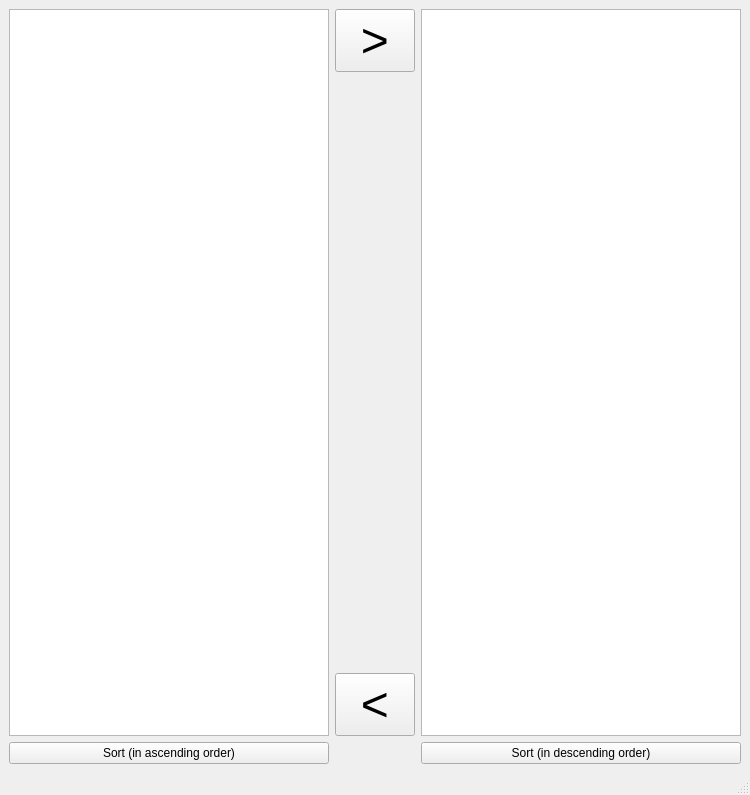
<?xml version="1.0" encoding="UTF-8"?>
<ui version="4.0">
 <class>MainWindow</class>
 <widget class="QMainWindow" name="MainWindow">
  <property name="geometry">
   <rect>
    <x>0</x>
    <y>0</y>
    <width>750</width>
    <height>795</height>
   </rect>
  </property>
  <property name="windowTitle">
   <string>MainWindow</string>
  </property>
  <widget class="QWidget" name="centralwidget">
   <layout class="QVBoxLayout" name="verticalLayout">
    <item>
     <layout class="QGridLayout" name="glInterface">
      <property name="sizeConstraint">
       <enum>QLayout::SetNoConstraint</enum>
      </property>
      <item row="2" column="2">
       <widget class="QListWidget" name="lwRight"/>
      </item>
      <item row="3" column="0">
       <widget class="QPushButton" name="pbLeftSort">
        <property name="text">
         <string>Sort (in ascending order)</string>
        </property>
       </widget>
      </item>
      <item row="2" column="1">
       <layout class="QVBoxLayout" name="vlButtons">
        <property name="sizeConstraint">
         <enum>QLayout::SetMinAndMaxSize</enum>
        </property>
        <item>
         <widget class="QPushButton" name="pbToRight">
          <property name="font">
           <font>
            <family>Segoe UI Historic</family>
            <pointsize>36</pointsize>
           </font>
          </property>
          <property name="text">
           <string>&gt;</string>
          </property>
         </widget>
        </item>
        <item>
         <spacer name="verticalSpacer">
          <property name="orientation">
           <enum>Qt::Vertical</enum>
          </property>
          <property name="sizeHint" stdset="0">
           <size>
            <width>20</width>
            <height>40</height>
           </size>
          </property>
         </spacer>
        </item>
        <item>
         <widget class="QPushButton" name="pbToLeft">
          <property name="font">
           <font>
            <family>Segoe UI Historic</family>
            <pointsize>36</pointsize>
           </font>
          </property>
          <property name="text">
           <string>&lt;</string>
          </property>
         </widget>
        </item>
       </layout>
      </item>
      <item row="3" column="2">
       <widget class="QPushButton" name="pbRightSort">
        <property name="text">
         <string>Sort (in descending order)</string>
        </property>
       </widget>
      </item>
      <item row="2" column="0">
       <widget class="QListWidget" name="lwLeft"/>
      </item>
     </layout>
    </item>
   </layout>
  </widget>
  <widget class="QMenuBar" name="menubar">
   <property name="geometry">
    <rect>
     <x>0</x>
     <y>0</y>
     <width>750</width>
     <height>26</height>
    </rect>
   </property>
  </widget>
  <widget class="QStatusBar" name="statusbar"/>
 </widget>
 <resources/>
 <connections/>
</ui>
